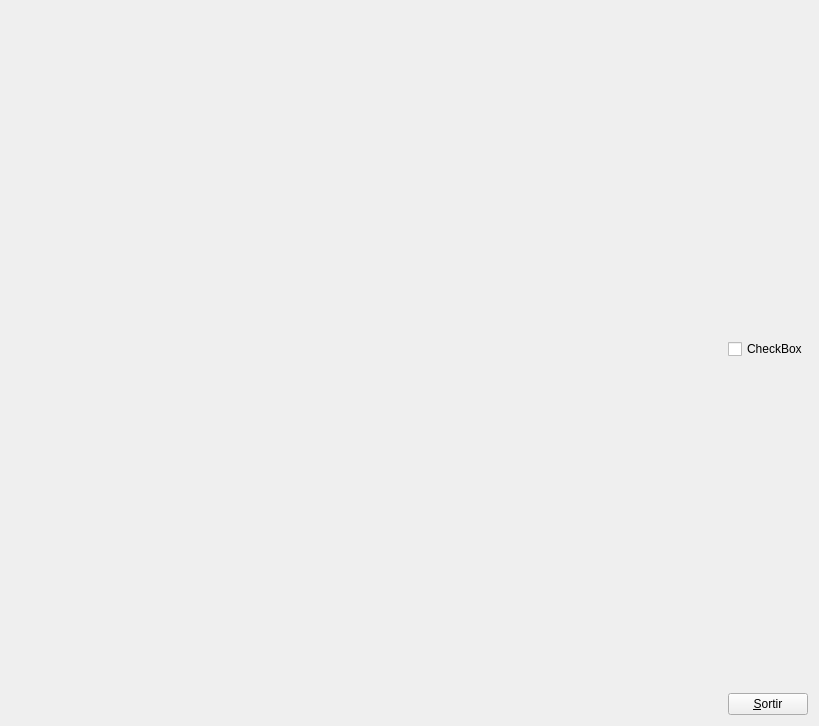
<?xml version="1.0" encoding="UTF-8"?>
<ui version="4.0">
 <class>MyForm</class>
 <widget class="QWidget" name="MyForm">
  <property name="geometry">
   <rect>
    <x>0</x>
    <y>0</y>
    <width>819</width>
    <height>726</height>
   </rect>
  </property>
  <property name="windowTitle">
   <string>Form</string>
  </property>
  <layout class="QHBoxLayout" name="horizontalLayout">
   <item>
    <widget class="MyGLWidget" name="widget" native="true">
     <property name="sizePolicy">
      <sizepolicy hsizetype="Expanding" vsizetype="Expanding">
       <horstretch>0</horstretch>
       <verstretch>0</verstretch>
      </sizepolicy>
     </property>
    </widget>
   </item>
   <item>
    <layout class="QVBoxLayout" name="verticalLayout">
     <item>
      <spacer name="verticalSpacer_2">
       <property name="orientation">
        <enum>Qt::Vertical</enum>
       </property>
       <property name="sizeHint" stdset="0">
        <size>
         <width>20</width>
         <height>40</height>
        </size>
       </property>
      </spacer>
     </item>
     <item>
      <widget class="QCheckBox" name="checkBox">
       <property name="text">
        <string>CheckBox</string>
       </property>
      </widget>
     </item>
     <item>
      <spacer name="verticalSpacer">
       <property name="orientation">
        <enum>Qt::Vertical</enum>
       </property>
       <property name="sizeHint" stdset="0">
        <size>
         <width>20</width>
         <height>40</height>
        </size>
       </property>
      </spacer>
     </item>
     <item>
      <widget class="QPushButton" name="pushButton">
       <property name="sizePolicy">
        <sizepolicy hsizetype="Fixed" vsizetype="Fixed">
         <horstretch>0</horstretch>
         <verstretch>0</verstretch>
        </sizepolicy>
       </property>
       <property name="text">
        <string>&amp;Sortir</string>
       </property>
      </widget>
     </item>
    </layout>
   </item>
  </layout>
 </widget>
 <customwidgets>
  <customwidget>
   <class>MyGLWidget</class>
   <extends>QWidget</extends>
   <header>MyGLWidget.h</header>
   <container>1</container>
   <slots>
    <signal>camaraC()</signal>
    <slot>clicat()</slot>
   </slots>
  </customwidget>
 </customwidgets>
 <resources/>
 <connections>
  <connection>
   <sender>pushButton</sender>
   <signal>clicked()</signal>
   <receiver>MyForm</receiver>
   <slot>close()</slot>
   <hints>
    <hint type="sourcelabel">
     <x>796</x>
     <y>715</y>
    </hint>
    <hint type="destinationlabel">
     <x>839</x>
     <y>529</y>
    </hint>
   </hints>
  </connection>
  <connection>
   <sender>checkBox</sender>
   <signal>toggled(bool)</signal>
   <receiver>widget</receiver>
   <slot>clicat()</slot>
   <hints>
    <hint type="sourcelabel">
     <x>754</x>
     <y>350</y>
    </hint>
    <hint type="destinationlabel">
     <x>585</x>
     <y>279</y>
    </hint>
   </hints>
  </connection>
  <connection>
   <sender>widget</sender>
   <signal>camaraC()</signal>
   <receiver>checkBox</receiver>
   <slot>click()</slot>
   <hints>
    <hint type="sourcelabel">
     <x>649</x>
     <y>304</y>
    </hint>
    <hint type="destinationlabel">
     <x>735</x>
     <y>342</y>
    </hint>
   </hints>
  </connection>
 </connections>
</ui>
